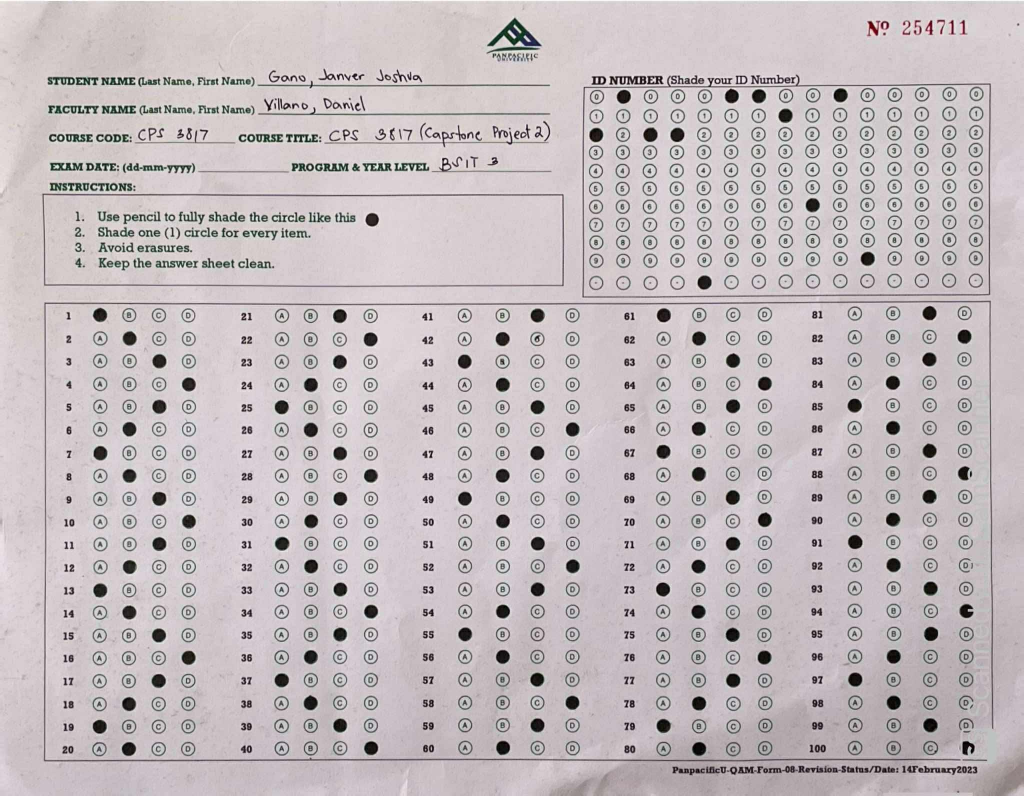
#> input picture image-cropper/test/4.jpg, 2048 x 1592 px (shown at 1/2 size)
$ python 'crop_answer_area copy.py'
#> lines starting #> are read from the running program, lines starting #| are printed output that depends on the picture; after the words box and inside, x2 and y2 are one past the last pixel; in counts of white or black regions, pixels touching at a corner belong together
import cv2

# Load and preprocess
image = cv2.imread("test/4.jpg")
#> image is the input picture: shape (1592, 2048, 3); mean B, G, R 190.1, 187, 195.7
gray = cv2.cvtColor(image, cv2.COLOR_BGR2GRAY)
blur = cv2.GaussianBlur(gray, (5, 5), 0)
edges = cv2.Canny(blur, 75, 200)
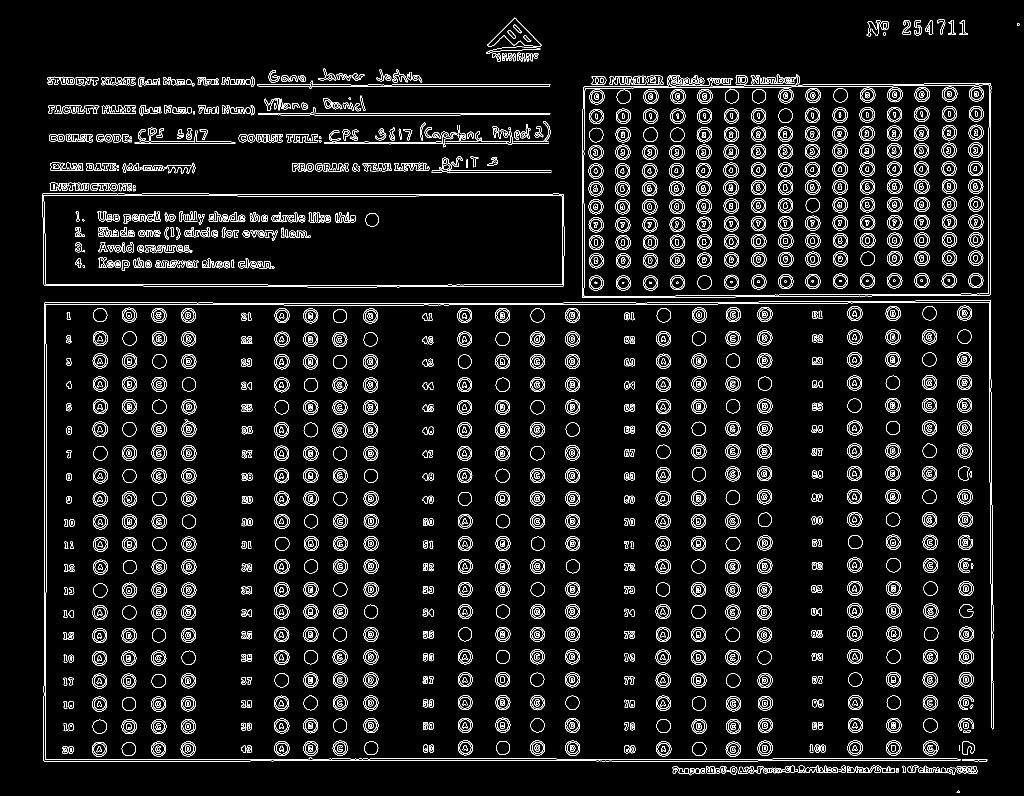
#> edges: shape (1592, 2048) (shown at 1/2 size); 5.7% white in thin lines or dots

# Find contours
contours, _ = cv2.findContours(edges, cv2.RETR_EXTERNAL, cv2.CHAIN_APPROX_SIMPLE)
#> contours = 877 contours, 209 with area under 20; largest, box (x1, y1, x2, y2) and area: (1164, 149, 1983, 596) 345322, (84, 386, 1129, 575) 192130, (87, 601, 1987, 1524) 17780, (974, 35, 1083, 93) 2633, (514, 161, 1101, 177) 1714

# Filter by area and aspect ratio (to remove small boxes like ID or instruction area)
rects = []
for c in contours:
    x, y, w, h = cv2.boundingRect(c)
    area = w * h
    aspect_ratio = w / float(h)

    # Adjust thresholds as needed for your paper
    if area > 50000 and 0.8 < aspect_ratio < 3.5:
        rects.append((x, y, w, h))
#> this loop made 877 passes
#> (x, y, w, h, area, aspect_ratio) on passes 1, 2, 5: (1913, 1581, 7, 5, 35, 1.4), (1564, 1542, 15, 4, 60, 3.75), (1898, 1539, 8, 9, 72, 0.889)
#> after the loop, rects = [(87, 601, 1900, 923), (1164, 149, 819, 447)]

# Sort rectangles from top to bottom
rects = sorted(rects, key=lambda r: r[1])
#> rects = [(1164, 149, 819, 447), (87, 601, 1900, 923)]

# Draw rectangles for visualization
output = image.copy()
for i, (x, y, w, h) in enumerate(rects):
    cv2.rectangle(output, (x, y), (x + w, y + h), (0, 255, 0), 3)
    cv2.putText(output, f"{i+1}", (x, y - 10), cv2.FONT_HERSHEY_SIMPLEX, 1.2, (0, 0, 255), 2)
#> this loop made 2 passes
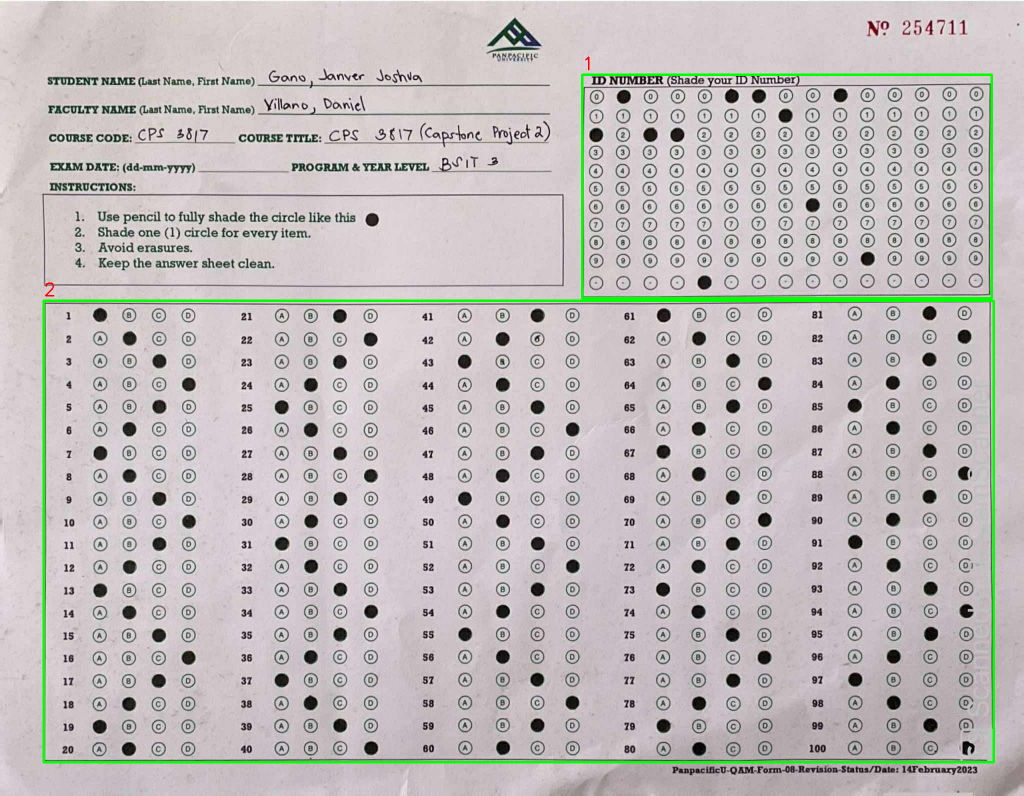
#> output: shape (1592, 2048, 3) (shown at 1/2 size); 1.26% of pixels changed, all inside (x1, y1, x2, y2) = (85, 113, 1990, 1527)

# Save visualization
cv2.imwrite("rectangles_detected_fixed.jpg", output)

# ✅ Crop the very last (bottom-most) rectangle
if len(rects) >= 1:
    x, y, w, h = rects[-1]  # last rectangle
#> x = 87; y = 601; w = 1900; h = 923
    cropped = image[y:y + h, x:x + w]
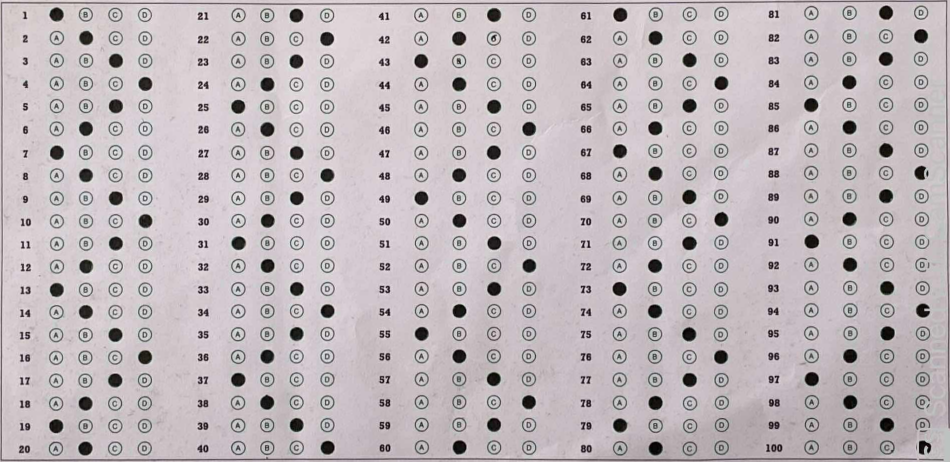
#> cropped: shape (923, 1900, 3) (shown at 1/2 size); mean B, G, R 187.1, 183, 191.7
    cv2.imwrite("answer_section.jpg", cropped)
    print("✅ Cropped the last (bottom-most) rectangle as 'answer_section.jpg'")
else:
    print("⚠️ No rectangles detected.")

$ run again, with image-cropper/test/1.jpg copied over image-cropper/test/4.jpg
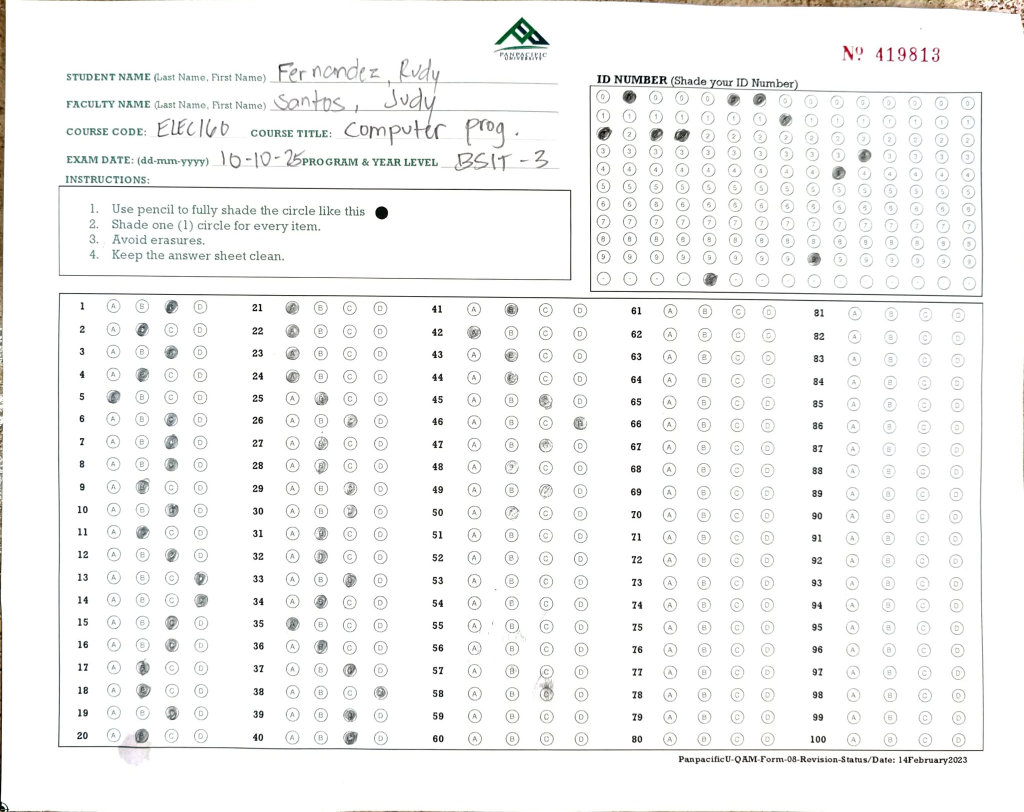
#> input picture image-cropper/test/1.jpg, 2048 x 1623 px (shown at 1/2 size)
#> image is the input picture: shape (1623, 2048, 3); mean B, G, R 246, 246.6, 246.3
#> `edges = cv2.Canny(blur, 75, 200)`:
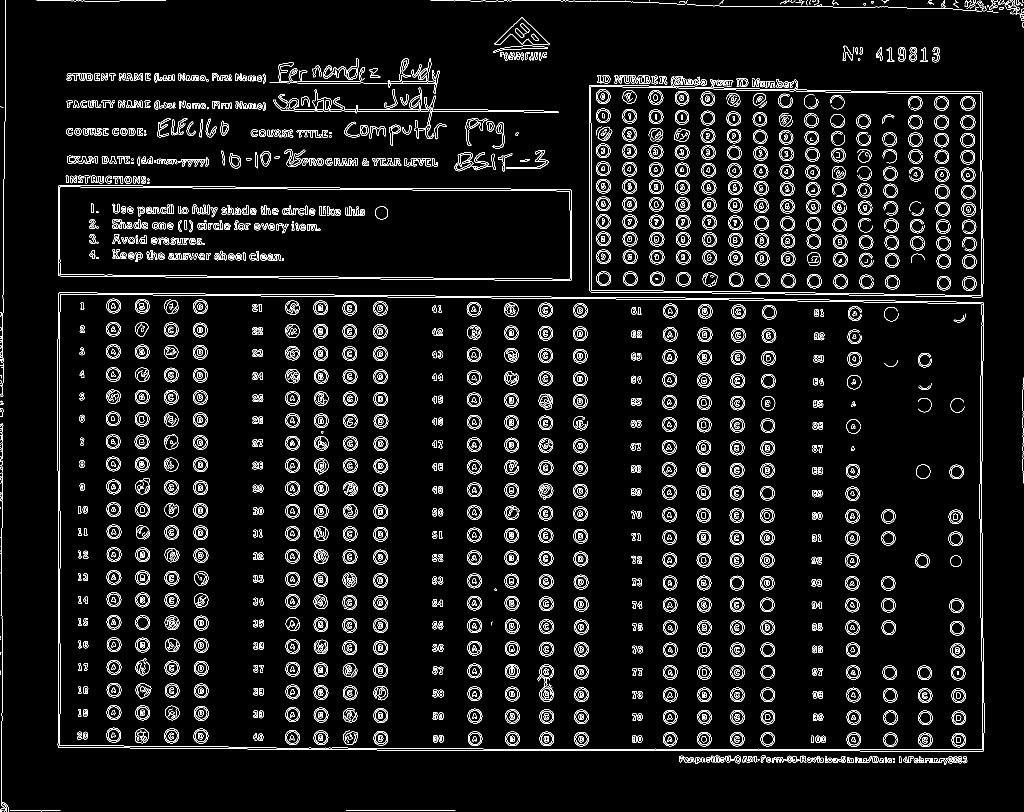
#> edges: shape (1623, 2048) (shown at 1/2 size); 5.5% white in thin lines or dots
#> contours = 378 contours, 200 with area under 20; largest, box (x1, y1, x2, y2) and area: (115, 585, 1969, 1503) 1675507, (1178, 152, 1967, 595) 322428, (116, 370, 1144, 562) 186297, (547, 175, 1117, 278) 1992, (775, 117, 879, 188) 706
#> the loop `for c in contours:` made 378 passes
#> (x, y, w, h, area, aspect_ratio) on passes 2 to 4: (20, 1620, 101, 3, 303, 33.67), (0, 1620, 7, 3, 21, 2.33), (0, 1617, 8, 3, 24, 2.67)
#> after the loop `for c in contours:`: rects = [(115, 585, 1854, 918), (1178, 152, 789, 443)]
#> `rects = sorted(rects, key=lambda r: r[1])`: rects = [(1178, 152, 789, 443), (115, 585, 1854, 918)]
#> the loop `for i, (x, y, w, h) in enumerate(rects):` made 2 passes
#> `x, y, w, h = rects[-1]`: x = 115; y = 585; w = 1854; h = 918
#> `cropped = image[y:y + h, x:x + w]`:
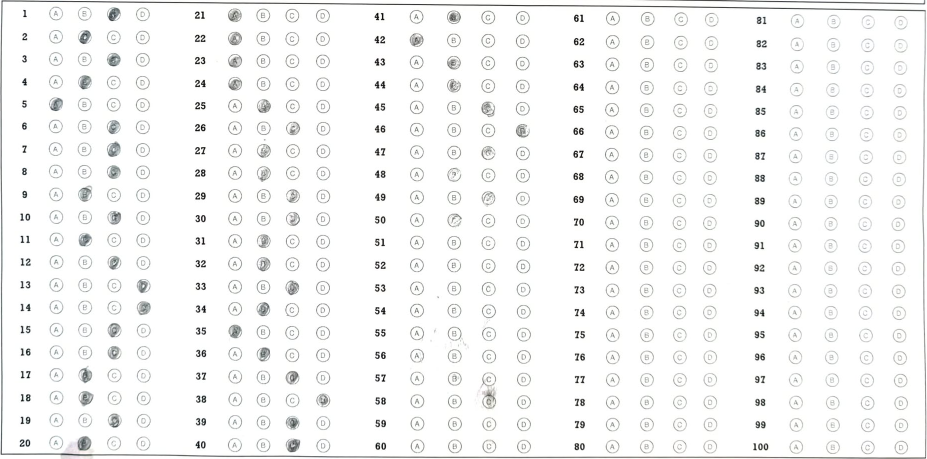
#> cropped: shape (918, 1854, 3) (shown at 1/2 size); mean B, G, R 246.3, 246.6, 246.4

$ run again, with image-cropper/test/2.jpg copied over image-cropper/test/4.jpg
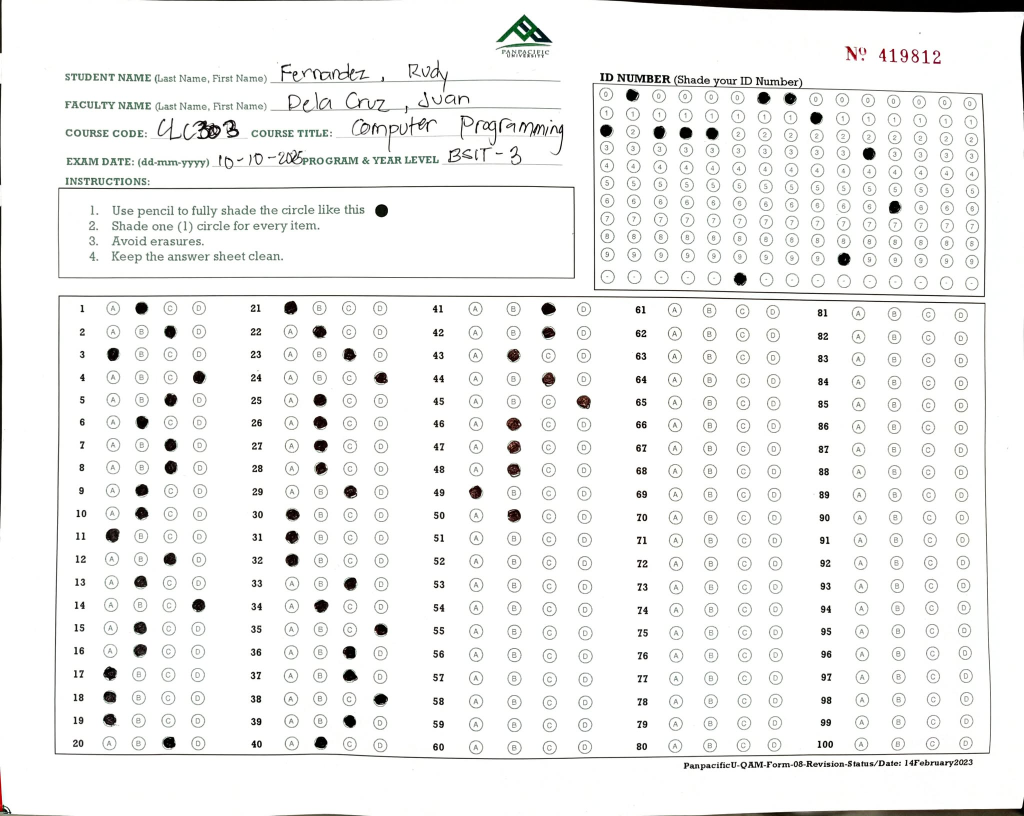
#> input picture image-cropper/test/2.jpg, 2048 x 1632 px (shown at 1/2 size)
#> image is the input picture: shape (1632, 2048, 3); mean B, G, R 241.8, 242.7, 242.4
#> `edges = cv2.Canny(blur, 75, 200)`:
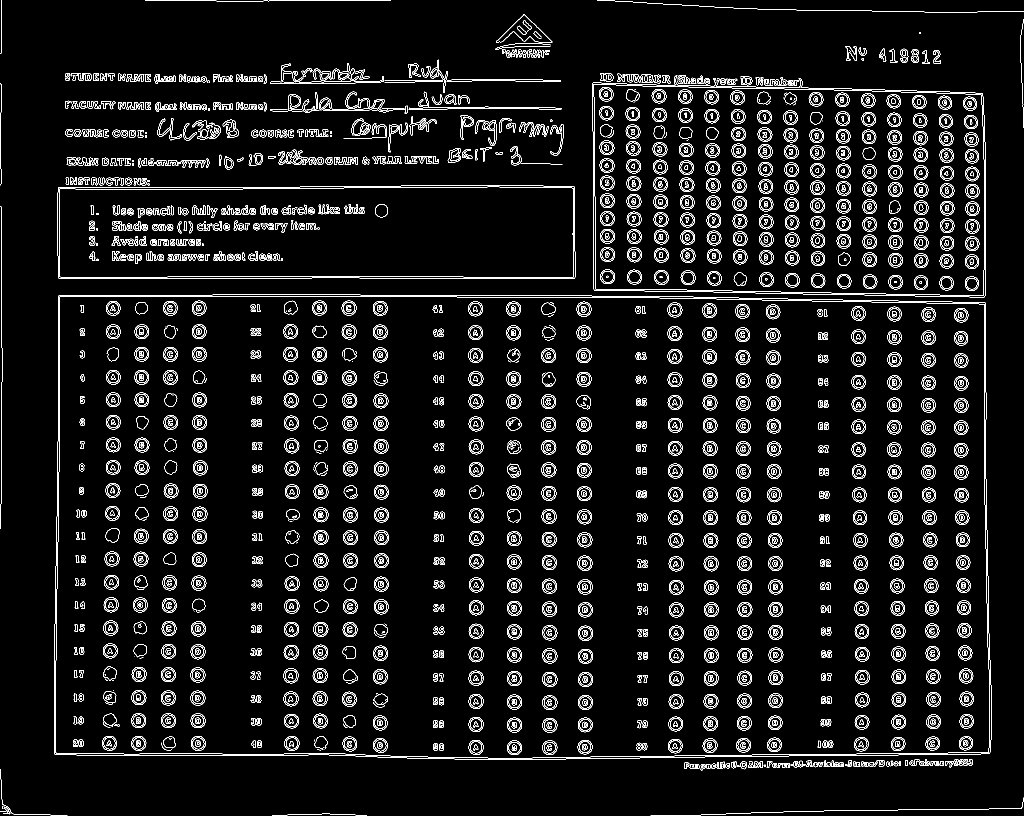
#> edges: shape (1632, 2048) (shown at 1/2 size); 5.8% white in thin lines or dots
#> contours = 345 contours, 158 with area under 20; largest, box (x1, y1, x2, y2) and area: (108, 589, 1983, 1520) 1712216, (1184, 151, 1972, 595) 315658, (115, 371, 1151, 558) 189416, (540, 188, 639, 226) 642, (133, 315, 190, 331) 568
#> the loop `for c in contours:` made 345 passes
#> (x, y, w, h, area, aspect_ratio) on passes 1, 2, 4: (544, 1627, 190, 4, 760, 47.5), (23, 1627, 112, 4, 448, 28), (6, 1614, 14, 15, 210, 0.933)
#> after the loop `for c in contours:`: rects = [(108, 589, 1875, 931), (1184, 151, 788, 444)]
#> `rects = sorted(rects, key=lambda r: r[1])`: rects = [(1184, 151, 788, 444), (108, 589, 1875, 931)]
#> the loop `for i, (x, y, w, h) in enumerate(rects):` made 2 passes
#> `x, y, w, h = rects[-1]`: x = 108; y = 589; w = 1875; h = 931
#> `cropped = image[y:y + h, x:x + w]`:
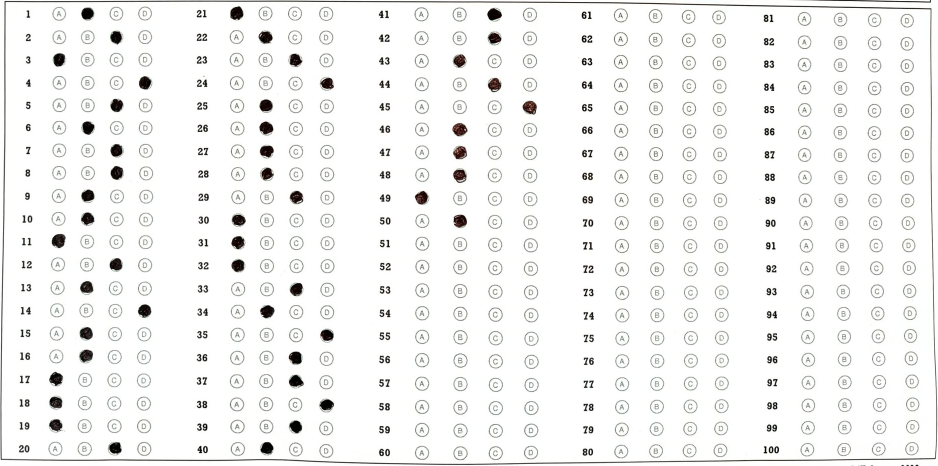
#> cropped: shape (931, 1875, 3) (shown at 1/2 size); mean B, G, R 242.4, 243.2, 243.1
